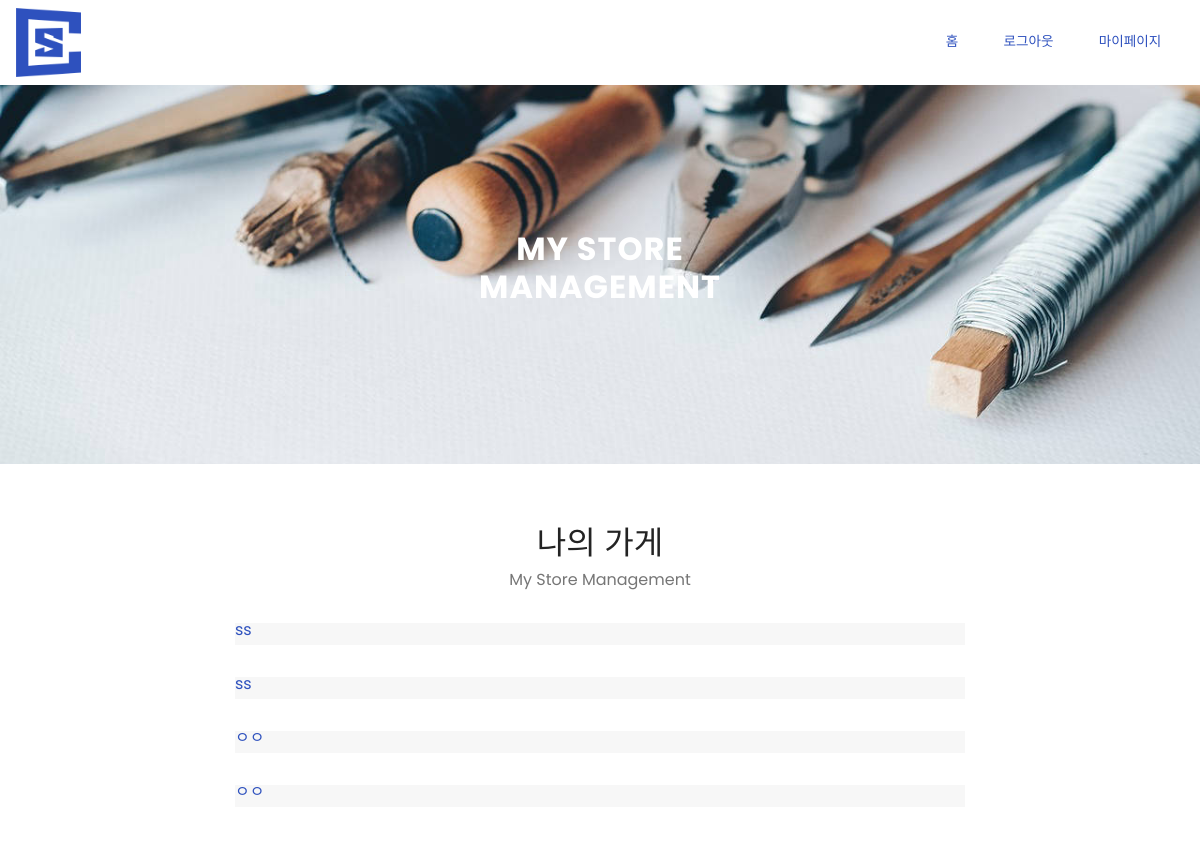
Screenshot of /accounts/my_store/ (signed in) with the database file from the repository.
### storeregister/models.py (models this page shows, shortened)
class Store(models.Model):
    REGION_CHOICES = (
      ('GN', '강남구'),
      ('SC', '서초구'),
      ('YS', '용산구'),
    )
    user = models.ForeignKey(settings.AUTH_USER_MODEL, on_delete=models.CASCADE)
    store_title = models.CharField(max_length=100)
    region = models.CharField(max_length=100, choices=REGION_CHOICES)
    address = models.TextField(max_length=200)
    detailaddr = models.TextField(max_length=200)
    homepage = models.URLField(max_length=200)
    photo = models.ImageField(null=True,blank=True, upload_to='store/')
    describe = models.TextField()
    date = models.DateTimeField(auto_now_add=True)

### accounts/views.py (the view)
# urls.py: path('my_store/', views.my_store, name='my_store'),
@login_required
def my_store(request):
    stores = Store.objects.filter(user = request.user)
    return render(request, 'accounts/my_store.html', {'stores':stores})

### accounts/templates/accounts/my_store.html (shortened to what this page needs)
{% extends 'base.html' %}
{% block content %}
{% load staticfiles %}
<!DOCTYPE html>
<html  >
<head>
  <link rel="stylesheet" href="{% static 'assets/web/assets/mobirise-icons/mobirise-icons.css' %}">
  <link rel="stylesheet" href="{% static 'assets/bootstrap/css/bootstrap.min.css' %}">
  <link rel="stylesheet" href="{% static 'assets/bootstrap/css/bootstrap-grid.min.css' %}">
  <link rel="stylesheet" href="{% static 'assets/bootstrap/css/bootstrap-reboot.min.css' %}">
  <link rel="stylesheet" href="{% static 'assets/theme/css/style.css' %}">
  <link rel="preload" as="style" href="{% static 'assets/mobirise/css/mbr-additional.css' %}"><link rel="stylesheet" href="{% static 'assets/mobirise/css/mbr-additional.css' %}" type="text/css">
</head>
<body>
  <section class="features14 popup-btn-cards cid-rItky7J9su mbr-parallax-background" id="features14-2h">
    <a class="full-link" href=""></a>
    <div class="container-fluid card-wrapper">
        <div class="row justify-content-center align-items-center" style="min-height: 12vw;">
             <div class="col-xl-10 col-lg-10 col-md-12 text-block">
                <h2 class="mbr-section-title mbr-fonts-style mbr-light mbr-white mbr-bold display-2">MY STORE<br>MANAGEMENT</h2>
             </div>
        </div>
    </div>
</section>
<section class="accordion1 cid-rItky8LYd8" id="accordion1-2i">
    <div class="container">
        <h2 class="mbr-fonts-style mbr-section-title align-center display-2">나의 가게</h2>
        <h3 class="mbr-fonts-style mbr-section-subtitle align-center display-5">My Store Management</h3>
        {% for store in stores.all %}
        <div class="row justify-content-center pt-4">
            <div class="col-md-10 col-lg-8 content-block">
            <div class="accordion-content">
                <div id="bootstrap-accordion_39" class="panel-group accordionStyles accordion " role="tablist" aria-multiselectable="true">
                        <div class="card">
                            <div class="card-header" role="tab" id="headingOne">
                                <a role="button" class="collapsed panel-title text-black" data-toggle="collapse" data-core="" href="#collapse11_39" aria-expanded="false" aria-controls="collapse11">
                                    <h4 class="mbr-fonts-style header-text display-5"><a href="{% url 'storeregister:detail' store.id %}">{{ store.store_title }}</a></h4>
                                </a>
                            </div>
                        </div>
                </div>
            </div>
            </div>
        </div>
    {% endfor %}
    </div>
</section>
</body>
</html>
{% endblock %}

### sclass/static/assets2/theme/css/style.css (style rules this page uses)
div, span, h1, h2, h3, h4, h5, h6, p, blockquote, a, ol, ul, li, figcaption, textarea, input, .display-1, .display-2 { font: inherit; }
section { background-color: #eeeeee; }
section, .container, .container-fluid { position: relative; word-wrap: break-word; }
a { font-style: normal; font-weight: 400; cursor: pointer; }
a, a:hover { text-decoration: none; }
body { color: #232323; }
h1, h2, h3, h4, h5, h6, .h1, .h2, .h3, .h4, .h5, .h6, .display-1, .display-2, .display-3 { line-height: 1; word-break: break-word; word-wrap: break-word; }
body { position: relative; }
section { background-position: 50% 50%; background-repeat: no-repeat; background-size: cover; }
.mbr-white { color: #ffffff; }
.align-center { text-align: center; }
.mbr-light { font-weight: 300; }
.mbr-bold { font-weight: 700; }
.card { background-color: transparent; border: none; }
.card-wrapper { -webkit-box-flex: 1; -ms-flex: 1; flex: 1; -webkit-flex: 1; }
.row { display: -webkit-flex; -webkit-flex-wrap: wrap; }
.justify-content-center { -webkit-justify-content: center; }
.mbr-section-title { font-style: normal; line-height: 1.2; }
.mbr-section-subtitle { line-height: 1.3; }
body { font-style: normal; line-height: 1.5; }
html, body { height: auto; min-height: 100vh; }

### sclass/static/assets2/mobirise/css/mbr-additional.css (style rules this page uses)
body { font-family: Poppins; }
.display-2 { font-family: 'Poppins', sans-serif; font-size: 1.8rem; }
.display-5 { font-family: 'Poppins', sans-serif; font-size: 1.2rem; }
.text-black { color: #000000 !important; }
a, a:hover { color: #365c9a; }

### sclass/static/assets/theme/css/style.css (style rules this page uses)
div, span, h1, h2, h3, h4, h5, h6, p, blockquote, a, ol, ul, li, figcaption, textarea, input, .display-1, .display-2 { font: inherit; }
section { background-color: #eeeeee; }
section, .container, .container-fluid { position: relative; word-wrap: break-word; }
a { font-style: normal; font-weight: 400; cursor: pointer; }
a, a:hover { text-decoration: none; }
body { color: #232323; }
h1, h2, h3, h4, h5, h6, .h1, .h2, .h3, .h4, .h5, .h6, .display-1, .display-2, .display-3 { line-height: 1; word-break: break-word; word-wrap: break-word; }
body { position: relative; }
section { background-position: 50% 50%; background-repeat: no-repeat; background-size: cover; }
.mbr-white { color: #ffffff; }
.align-center { text-align: center; }
.mbr-light { font-weight: 300; }
.mbr-bold { font-weight: 700; }
.card { background-color: transparent; border: none; }
.card-wrapper { -webkit-box-flex: 1; -ms-flex: 1; flex: 1; -webkit-flex: 1; }
.row { display: -webkit-flex; -webkit-flex-wrap: wrap; }
.justify-content-center { -webkit-justify-content: center; }
.mbr-section-title { font-style: normal; line-height: 1.2; }
.mbr-section-subtitle { line-height: 1.3; }
body { font-style: normal; line-height: 1.5; }
html, body { height: auto; min-height: 100vh; }

### rows the page displays
Store: store_title "ss"
Store: store_title "ss"
Store: store_title "ㅇㅇ"
Store: store_title "ㅇㅇ"
